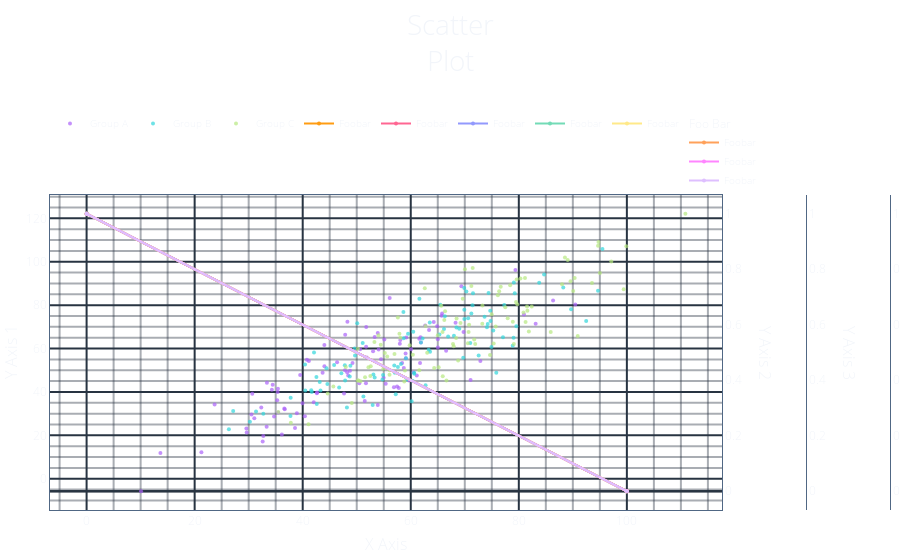

The cell this chart's notebook holds for it:
### Code cell
import numpy as np
import plotly.graph_objects as go

from mayutils.visualisation.graphs.plotly.charts import Plot, PlotConfig, TracesConfig

np.random.seed(39)

fig = Plot(
    description="",
    plot_config=PlotConfig(
        yaxes_configs=(
            TracesConfig(
                traces=(
                    *[
                        go.Scatter(
                            x=(
                                x := np.random.normal(
                                    loc=50 + i * 10, scale=15, size=100
                                )
                            ),
                            y=x + np.random.normal(loc=0, scale=10, size=100),
                            mode="markers",
                            name=category,
                            marker=dict(
                                opacity=0.7,
                                line_width=0,
                            ),
                        )
                        for i, category in enumerate(["Group A", "Group B", "Group C"])
                    ],
                ),
                yaxis_config=dict(title="Y Axis 1"),
            ),
            TracesConfig(
                traces=(
                    go.Scatter(
                        x=[0, 100],
                        y=[1, 0],
                        name="Foobar",
                    ),
                ),
                yaxis_config=dict(title="Y Axis 2"),
            ),
            TracesConfig(
                traces=(
                    go.Scatter(
                        x=[0, 100],
                        y=[1, 0],
                        name="Foobar",
                    ),
                ),
                yaxis_config=dict(title="Y Axis 3"),
            ),
            TracesConfig(
                traces=(
                    go.Scatter(
                        x=[0, 100],
                        y=[1, 0],
                        name="Foobar",
                    ),
                    go.Scatter(
                        x=[0, 100],
                        y=[1, 0],
                        name="Foobar",
                    ),
                    go.Scatter(
                        x=[0, 100],
                        y=[1, 0],
                        name="Foobar",
                    ),
                    go.Scatter(
                        x=[0, 100],
                        y=[1, 0],
                        name="Foobar",
                        legendgroup="foobar",
                    ),
                    go.Scatter(
                        x=[0, 100],
                        y=[1, 0],
                        name="Foobar",
                        legendgroup="foobar",
                    ),
                    go.Scatter(
                        x=[0, 100],
                        y=[1, 0],
                        name="Foobar",
                        legendgroup="foobar",
                        legendgrouptitle_text="Foo Bar",
                    ),
                ),
                yaxis_config=dict(title="Y Axis 4"),
            ),
        ),
        xaxis_config=dict(title="X Axis"),
    ),
    layout=dict(
        title_text="Scatter\nPlot",
        # margin_t=150,
        # title_pad_b=100,
        # width=900,
        # height=600,
        # margin_r=150,
    ),
).shift_title(120)(save=False)

### Figure 1 — Plotly figure (JSON) as saved in the notebook; plotly's stock layout.template omitted (floating-point values rounded to 4 significant figures)
{"data": [{"marker": {"line": {"width": 0}, "opacity": 0.7}, "mode": "markers", "name": "Group A", "type": "scatter", "x": [71.07, 53.32, 47.82, 51.85, 59.09, 86.34, 21.25, 13.66, 59.69, 53.02, 47.65, 61.58, 29.64, 60.53, 65.8, 54.05, 35.44, 65.72, 68.29, 49.22, 33.38, 54.97, 29.57, 51.71, 58.4, 79.37, 80.95, 58.71, 65.02, 58.07, 36.14, 10.08, 61.8, 57.47, 53.89, 36.6, 35.36, 34.44, 56.1, 39.97, 59.04, 40.78, 36.67, 69.37, 39.53, 38.92, 64.26, 51.48, 44.02, 61.11, 32.59, 34.29, 23.69, 35.41, 48.75, 59.16, 66.55, 33.33, 57.79, 61.88, 41.15, 55.11, 90.45, 38.58, 64.88, 40.4, 55.37, 60.05, 48.27, 57.98, 72.89, 51.75, 50.47, 46.36, 83.12, 48.42, 53.89, 65.02, 30.67, 32.33, 30.51, 62.67, 31.04, 47.86, 51.74, 61.72, 43.68, 34.7, 48.22, 42.05, 69.77, 42.66, 35.28, 42.63, 63.38, 56.88, 32.71, 44.01, 54.5, 50.63], "y": [45.55, 65.35, 50.06, 55.83, 55.53, 82.14, 12.22, 11.89, 45.31, 58.79, 39.24, 64.53, 21.29, 48.97, 76.14, 59.56, 30.58, 75.08, 71.9, 53.34, 44.19, 46.58, 23.1, 44.07, 53.29, 96.18, 75.66, 51.06, 64.24, 63.96, 20.38, -5.759, 65.17, 42.46, 33.95, 32.4, 40.03, 43.32, 83.25, 34.75, 57.69, 54.88, 32.01, 88.71, 47.85, 30.17, 72.2, 35.8, 51.85, 47.54, 17.12, 41.06, 34.18, 41.51, 49.82, 65.08, 59.01, 23.99, 41.78, 62.75, 54.28, 64.17, 80.36, 23.44, 70.28, 28.78, 43.8, 59.67, 72.41, 62.23, 54.26, 69.96, 44.01, 53.72, 71.4, 47.57, 67.21, 60.44, 39.2, 32.8, 29.61, 70.62, 27.92, 66.42, 60.89, 53.34, 48.82, 28.68, 49.03, 35.2, 67.58, 39.78, 36.13, 39.45, 68.52, 42.14, 19.71, 61.69, 55.08, 59.73], "yaxis": "y"}, {"marker": {"line": {"width": 0}, "opacity": 0.7}, "mode": "markers", "name": "Group B", "type": "scatter", "x": [94.66, 68.45, 54.88, 92.47, 49.6, 74.41, 59.33, 74.1, 45.82, 58.18, 65.47, 70.62, 58.64, 63.31, 56.95, 37.77, 78.87, 42.09, 79.03, 27.13, 74.71, 74.77, 61.88, 60.15, 69.92, 60.66, 40.43, 63.57, 69.9, 51.11, 71.22, 77.07, 31.36, 67.99, 47.15, 58.69, 59.11, 50.09, 47.8, 59.5, 46.74, 41.58, 60.61, 71.52, 70.29, 83.77, 57.05, 74.94, 47.85, 43.15, 42.54, 60.35, 62.19, 71.43, 61.59, 69.72, 62.74, 75.83, 52.95, 66.91, 37.74, 79.08, 68.98, 30.22, 54.76, 75.27, 53.09, 40.48, 57.22, 74.24, 51.24, 41.68, 89.67, 32.71, 72.57, 53.32, 69.91, 43.29, 77.31, 88.23, 79.55, 65.31, 48.83, 84.68, 26.34, 60.46, 66.3, 42.6, 79.24, 44.41, 95.48, 48.71, 48.18, 49.68, 57.62, 44.57, 63.53, 73.66, 71.02, 66.15], "y": [86.67, 69.74, 47.85, 72.7, 60.02, 85.55, 45.8, 69.88, 52.38, 52.91, 80.14, 73.99, 76.8, 59.49, 52.16, 37.37, 61.25, 58.19, 64.99, 31.2, 77.46, 72.73, 62.81, 35.76, 73.65, 48.35, 52.62, 58.59, 87.96, 62.53, 76.22, 65.18, 31.0, 65.87, 48.66, 64.75, 55.55, 71.69, 52.33, 66.81, 42.1, 40.84, 48.83, 85.48, 86.27, 90.32, 48.8, 60.75, 45.26, 44.59, 46.87, 45.16, 64.59, 79.92, 82.9, 55.81, 43.12, 48.84, 34.02, 65.53, 28.89, 90.48, 69.12, 26.27, 45.72, 68.32, 48.02, 40.73, 38.9, 71.33, 37.89, 39.97, 78.12, 29.91, 56.81, 46.66, 77.89, 40.7, 80.11, 88.13, 70.23, 66.52, 52.08, 94.1, 22.82, 67.75, 74.92, 34.4, 85.46, 50.97, 105.9, 47.08, 32.78, 56.8, 51.56, 43.66, 71.99, 74.64, 62.56, 69.06], "yaxis": "y"}, {"marker": {"line": {"width": 0}, "opacity": 0.7}, "mode": "markers", "name": "Group C", "type": "scatter", "x": [50.7, 97.12, 81.86, 61.58, 56.08, 79.49, 56.99, 54.45, 85.9, 71.93, 90.07, 37.8, 47.97, 52.17, 99.9, 44.61, 81.15, 68.76, 79.6, 81.58, 74.97, 65.88, 78.89, 56.07, 73.27, 70.7, 66.35, 50.22, 53.27, 75.34, 63.04, 68.48, 76.12, 78.39, 65.92, 80.86, 73.24, 64.34, 71.46, 58.92, 110.8, 52.52, 62.72, 68.4, 54.92, 81.25, 45.68, 82.4, 75.72, 49.09, 90.9, 70.58, 62.6, 65.01, 70.8, 95.01, 76.65, 50.32, 59.79, 90.34, 65.64, 93.54, 54.03, 66.61, 79.71, 89.58, 60.39, 41.08, 71.22, 74.67, 76.36, 58.8, 69.21, 69.62, 71.74, 67.95, 94.75, 51.54, 55.2, 88.54, 58.07, 55.63, 81.52, 87.99, 79.08, 89.05, 57.61, 77.94, 66.21, 52.59, 67.82, 80.31, 94.66, 50.23, 70.03, 65.16, 57.9, 77.49, 35.47, 99.41], "y": [44.95, 100.1, 67.9, 49.99, 49.98, 81.48, 57.45, 61.75, 67.65, 62.12, 86.48, 25.82, 51.54, 51.41, 107.1, 39.26, 92.48, 54.52, 91.79, 77.48, 75.78, 67.69, 72.37, 47.96, 79.89, 67.64, 77.24, 45.25, 63.07, 62.33, 58.09, 73.82, 84.55, 89.13, 47.2, 76.61, 71.45, 51.08, 97.1, 49.88, 122.1, 47.32, 70.44, 64.85, 50.75, 72.2, 42.53, 79.35, 70.22, 34.94, 65.78, 62.44, 87.76, 66.14, 71.03, 94.86, 88.47, 45.23, 61.56, 92.46, 79.68, 90.18, 66.12, 45.23, 80.39, 91.04, 57.15, 25.12, 88.84, 57.01, 86.43, 44.81, 71.74, 83.0, 64.15, 61.06, 109.2, 46.76, 57.94, 101.9, 65.01, 56.32, 79.43, 89.62, 62.07, 100.8, 74.3, 74.03, 73.2, 51.88, 62.05, 92.3, 107.4, 59.9, 96.59, 51.39, 66.88, 79.0, 30.81, 87.37], "yaxis": "y"}, {"name": "Foobar", "type": "scatter", "x": [0, 100], "y": [1, 0], "yaxis": "y2"}, {"name": "Foobar", "type": "scatter", "x": [0, 100], "y": [1, 0], "yaxis": "y3"}, {"name": "Foobar", "type": "scatter", "x": [0, 100], "y": [1, 0], "yaxis": "y4"}, {"name": "Foobar", "type": "scatter", "x": [0, 100], "y": [1, 0], "yaxis": "y4"}, {"name": "Foobar", "type": "scatter", "x": [0, 100], "y": [1, 0], "yaxis": "y4"}, {"legendgroup": "foobar", "name": "Foobar", "type": "scatter", "x": [0, 100], "y": [1, 0], "yaxis": "y4"}, {"legendgroup": "foobar", "name": "Foobar", "type": "scatter", "x": [0, 100], "y": [1, 0], "yaxis": "y4"}, {"legendgroup": "foobar", "legendgrouptitle": {"text": "Foo Bar"}, "name": "Foobar", "type": "scatter", "x": [0, 100], "y": [1, 0], "yaxis": "y4"}], "layout": {"annotations": [{"font": {"size": 16}, "showarrow": false, "text": "Y Axis 2", "textangle": 90, "x": 0.8, "xanchor": "left", "xref": "paper", "xshift": 30, "y": 0.5, "yanchor": "middle", "yref": "paper"}, {"font": {"size": 16}, "showarrow": false, "text": "Y Axis 3", "textangle": 90, "x": 0.9, "xanchor": "left", "xref": "paper", "xshift": 30, "y": 0.5, "yanchor": "middle", "yref": "paper"}, {"font": {"size": 16}, "showarrow": false, "text": "Y Axis 4", "textangle": 90, "x": 1, "xanchor": "left", "xref": "paper", "xshift": 30, "y": 0.5, "yanchor": "middle", "yref": "paper"}], "margin": {"t": 195}, "title": {"pad": {"b": 160}, "text": "Scatter<br>Plot"}, "xaxis": {"domain": [0, 0.8], "title": {"text": "X Axis"}}, "yaxis": {"title": {"text": "Y Axis 1"}}, "yaxis2": {"anchor": "x", "gridcolor": "#283442", "gridwidth": 2, "linecolor": "#506784", "minor": {"showgrid": false}, "mirror": true, "overlaying": "y", "position": 0.8, "showgrid": false, "showline": true, "side": "right", "tickfont": {"size": 12}, "ticklabelmode": "period", "tickmode": "auto", "title": {"text": ""}, "zeroline": true, "zerolinecolor": "#283442", "zerolinewidth": 2}, "yaxis3": {"anchor": "free", "gridcolor": "#283442", "gridwidth": 2, "linecolor": "#506784", "minor": {"showgrid": false}, "mirror": true, "overlaying": "y", "position": 0.9, "showgrid": false, "showline": true, "side": "right", "tickfont": {"size": 12}, "ticklabelmode": "period", "tickmode": "auto", "title": {"text": ""}, "zeroline": true, "zerolinecolor": "#283442", "zerolinewidth": 2}, "yaxis4": {"anchor": "free", "gridcolor": "#283442", "gridwidth": 2, "linecolor": "#506784", "minor": {"showgrid": false}, "mirror": true, "overlaying": "y", "position": 1, "showgrid": false, "showline": true, "side": "right", "tickfont": {"size": 12}, "ticklabelmode": "period", "tickmode": "auto", "title": {"text": ""}, "zeroline": true, "zerolinecolor": "#283442", "zerolinewidth": 2}}}
